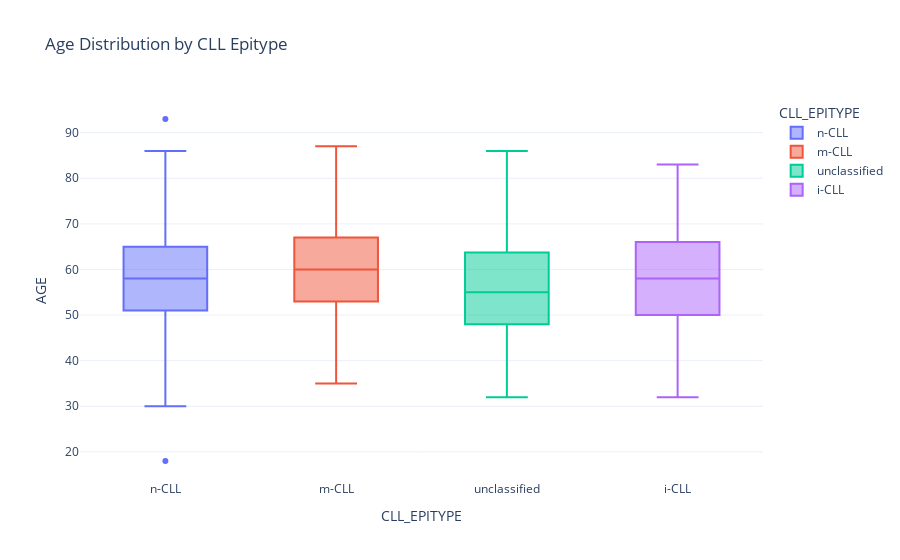

The cell this chart's notebook holds for it:
### Code cell
df_age = df.dropna(subset=['AGE', 'CLL_EPITYPE'])
fig = px.box(df_age, x='CLL_EPITYPE', y='AGE', color='CLL_EPITYPE',
             title='Age Distribution by CLL Epitype')
fig.show()

### Figure 1 — Plotly figure (JSON) as saved in the notebook; plotly's stock layout.template omitted (floating-point values rounded to 4 significant figures; data arrays with more than 128 entries replaced by an {"elided": "..."} marker saying what was removed)
{"data": [{"alignmentgroup": "True", "hovertemplate": "CLL_EPITYPE=%{x}<br>AGE=%{y}<extra></extra>", "legendgroup": "n-CLL", "marker": {"color": "#636efa"}, "name": "n-CLL", "notched": false, "offsetgroup": "n-CLL", "orientation": "v", "showlegend": true, "type": "box", "x": {"elided": "361 str values"}, "x0": " ", "xaxis": "x", "y": {"elided": "361 float values"}, "y0": " ", "yaxis": "y"}, {"alignmentgroup": "True", "hovertemplate": "CLL_EPITYPE=%{x}<br>AGE=%{y}<extra></extra>", "legendgroup": "m-CLL", "marker": {"color": "#EF553B"}, "name": "m-CLL", "notched": false, "offsetgroup": "m-CLL", "orientation": "v", "showlegend": true, "type": "box", "x": {"elided": "333 str values"}, "x0": " ", "xaxis": "x", "y": {"elided": "333 float values"}, "y0": " ", "yaxis": "y"}, {"alignmentgroup": "True", "hovertemplate": "CLL_EPITYPE=%{x}<br>AGE=%{y}<extra></extra>", "legendgroup": "unclassified", "marker": {"color": "#00cc96"}, "name": "unclassified", "notched": false, "offsetgroup": "unclassified", "orientation": "v", "showlegend": true, "type": "box", "x": {"elided": "135 str values"}, "x0": " ", "xaxis": "x", "y": {"elided": "135 float values"}, "y0": " ", "yaxis": "y"}, {"alignmentgroup": "True", "hovertemplate": "CLL_EPITYPE=%{x}<br>AGE=%{y}<extra></extra>", "legendgroup": "i-CLL", "marker": {"color": "#ab63fa"}, "name": "i-CLL", "notched": false, "offsetgroup": "i-CLL", "orientation": "v", "showlegend": true, "type": "box", "x": {"elided": "134 str values"}, "x0": " ", "xaxis": "x", "y": {"elided": "134 float values"}, "y0": " ", "yaxis": "y"}], "layout": {"boxmode": "overlay", "legend": {"title": {"text": "CLL_EPITYPE"}, "tracegroupgap": 0}, "title": {"text": "Age Distribution by CLL Epitype"}, "xaxis": {"anchor": "y", "categoryarray": ["n-CLL", "m-CLL", "unclassified", "i-CLL"], "categoryorder": "array", "domain": [0, 1], "title": {"text": "CLL_EPITYPE"}}, "yaxis": {"anchor": "x", "domain": [0, 1], "title": {"text": "AGE"}}}}
